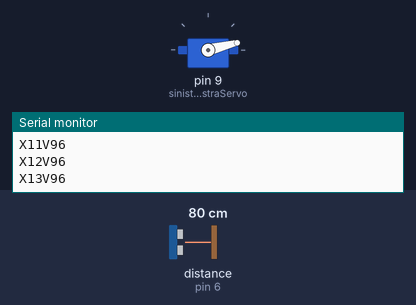
A sketch run on a simulated Arduino Uno, built with avr-gcc and run on an emulated ATmega328P. Shown: servo, the last lines printed to the serial monitor. Wiring (inferred from the names in the program): ultrasonic range finder: trigger pin 7; echo pin 6. Inputs (shaded band) come from the test bench; at power-on: distance to the obstacle (sensor on pin 6) 80 cm. The echo pulse lasts 58.3 µs per cm.

Above: at 1.2 s.
1.3 s: distance to the obstacle (sensor on pin 6) set to 2 cm
At 2.2 s:
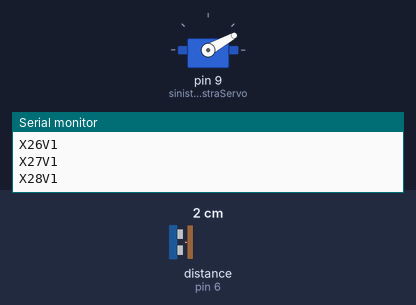
4.3 s: distance to the obstacle (sensor on pin 6) set to 250 cm
At 4.45 s:
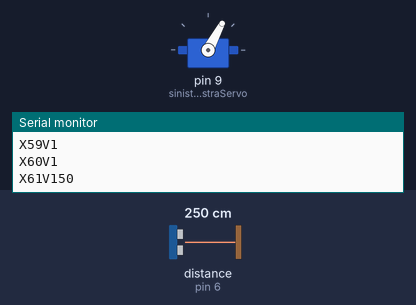
7.3 s: distance to the obstacle (sensor on pin 6) set to 18 cm
10.3 s: distance to the obstacle (sensor on pin 6) set to 60 cm
At 11.0 s:
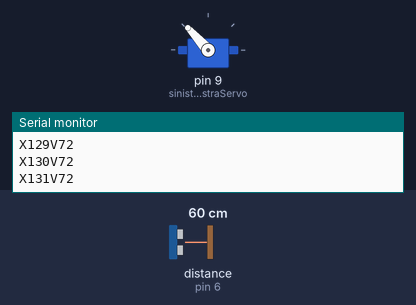
13.3 s: distance to the obstacle (sensor on pin 6) set to 4 cm
Timing chart, 0 to 17.3 s (numbered marks = the images above; inputs shaded):
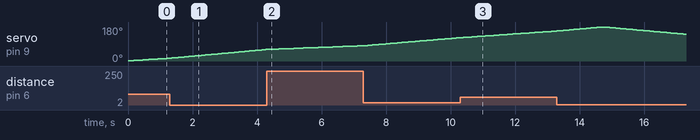

Measured:
- by itself, servo on pin 9 (sinistraDestraServo): rises from 159° to 180° in 1.3 s, then falls to 141° in 2.6 s

The sketch:

Radar_2_update1.ino
```cpp
/*      created by Matteo Gambaretto
COMPONENTI:

- Servo motore SG90
- HC-SR04 -> modulo ultrasuoni:
    durata = pulseIn(echo, HIGH)

      30cm / valore minimo 1705 / valore massimo 1734 / risultato 57.32
      40cm / valore minimo 2245 / valore massimo 2274 / risultato 56.49
      50cm / valore minimo 2842 / valore massimo 2870 / risultato 57.12
      70cm / valore minimo 4008 / valore massimo 4038 / risultato 57.47
      90cm / valore minimo 5118 / valore massimo 5173 / risultato 57.17
*/

#include <Servo.h>

#define maxPos 180          // posizione massima del servo
#define minPos 0            // posizione minima del servo

Servo sinistraDestraServo;     // mappo il servo
int sinistraDestraPos = 0;    // salvo la posizione
const int numeroLetture = 5;   // numero di letture
int index = 0;                // lettura corrente
unsigned long max = 0;                // letture maxi
int media = 0;                // media
int echoPin = 6;              // hc-sr04 echo pin
int initPin = 7;              // hc-sr04 init pin
unsigned long tempoPulse = 0;  // lettura di pulse dal modulo hc-sr04
int distanza = 0;   // per salvare la distanza


void setup() {
  // il servo è collegato al pin 9
  sinistraDestraServo.attach(9);

  pinMode(initPin, OUTPUT);
  pinMode(echoPin, INPUT);

  Serial.begin(115200);
  Serial.println("Radar by Matteo Gambaretto");
  Serial.println();
}

int verso = 1;

void loop() {
  /*
     Il servo motore compie una rotazione di 180°;
     perciò effettuo due passate invertendo il verso
  */

    sinistraDestraPos += verso;

    if (sinistraDestraPos > maxPos){
      sinistraDestraPos = maxPos;
      verso *= -1;
    }

    if (sinistraDestraPos < minPos){
      sinistraDestraPos = minPos;
      verso *= -1;
    }

     sinistraDestraServo.write(sinistraDestraPos);

   max = 0;
   for (index = 0; index <= numeroLetture; index++) {
        digitalWrite(initPin, LOW);
        delayMicroseconds(50);
        digitalWrite(initPin, HIGH);               // mando un segnale
        delayMicroseconds(50);
        digitalWrite(initPin, LOW);                // termino il segnale
        tempoPulse = pulseIn(echoPin, HIGH);       // calcolo il tempo di ritorno del suono
        distanza = tempoPulse/58;
        max += distanza;
        delay(10);
      }

    media = max/numeroLetture;

    Serial.print("X");                  // stampo in gradi la posizione de servo
    Serial.print(sinistraDestraPos);
    Serial.print("V");                  // stampo la distanza rilevata dal sensore
    Serial.println(media);
  }
```
